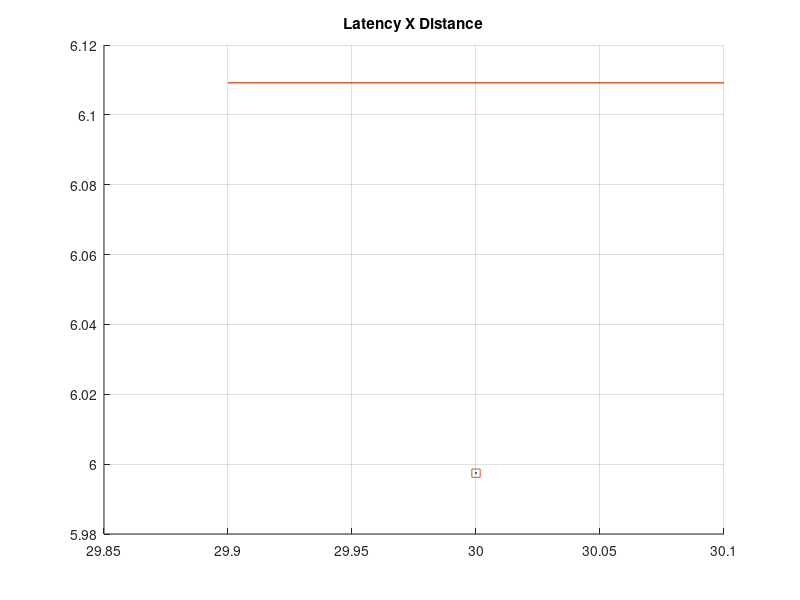

This figure's MATLAB source: (Note: this script raises an error after producing the figure.)
latInst1 = [];
bitInst1 = [];

disp('Opening file 1 of 4 ...')
disp('Loading data from file ...')
load('simulate_40_1.mat');

latInst1 = [latInst1 lat1];
bitInst1 = [bitInst1 bit1];



disp('Opening file 2 of 4 ...')
disp('Loading data from file ...')
load('simulate_40_2.mat');

latInst1 = [latInst1 lat1];
bitInst1 = [bitInst1 bit1];


disp('Opening file 3 of 4 ...')
disp('Loading data from file ...')
load('simulate_40_3.mat');

latInst1 = [latInst1 lat1];
bitInst1 = [bitInst1 bit1];


disp('Opening file 4 of 4 ...')
disp('Loading data from file ...')
load('simulate_40_4.mat');


latInst1 = [latInst1 lat1];
bitInst1 = [bitInst1 bit1];


disp('All data imported!')
disp('Calculating...')

latencyTotal = [mean(latInst1)];

bitTotal = [mean(bitInst1)];

desvioLatency = [std(latInst1)];

desvioBit = [std(bitInst1)];

margemErroLat = [];
margemErroBit = [];

elements = [length(latInst1)];

for i=1:1
    margemErroLat(i) = 1.96*desvioLatency(i)/sqrt(elements(i));
    margemErroBit(i) = 1.96*desvioBit(i)/sqrt(elements(i));
end

intervaloSupLat = margemErroLat;
intervaloinfLat = (-1) * margemErroLat;
intervaloSupBit = margemErroBit;
intervaloinfBit =  (-1) * margemErroBit;

x = [30];

figure(1)
    hold on
        title('Latency X Distance')
        grid
        plot(x,latencyTotal)
        errorbar(x,latencyTotal,intervaloinfLat,intervaloSupLat,'s', 'MarkerEdgeColor','red','MarkerFaceColor','red');
        xlabel('Distance (m)');
        ylabel('Latency (ms)');
    hold off

figure(2)
    hold on
        title('Bit Rate X Distance')
        plot(x,bitTotal)
        grid
        errorbar(x,bitTotal,intervaloinfBit,intervaloSupBit,'s', 'MarkerEdgeColor','red','MarkerFaceColor','red');
        xlabel('Distance (m)');
        ylabel('Bit Rate (KBps)');
    hold off